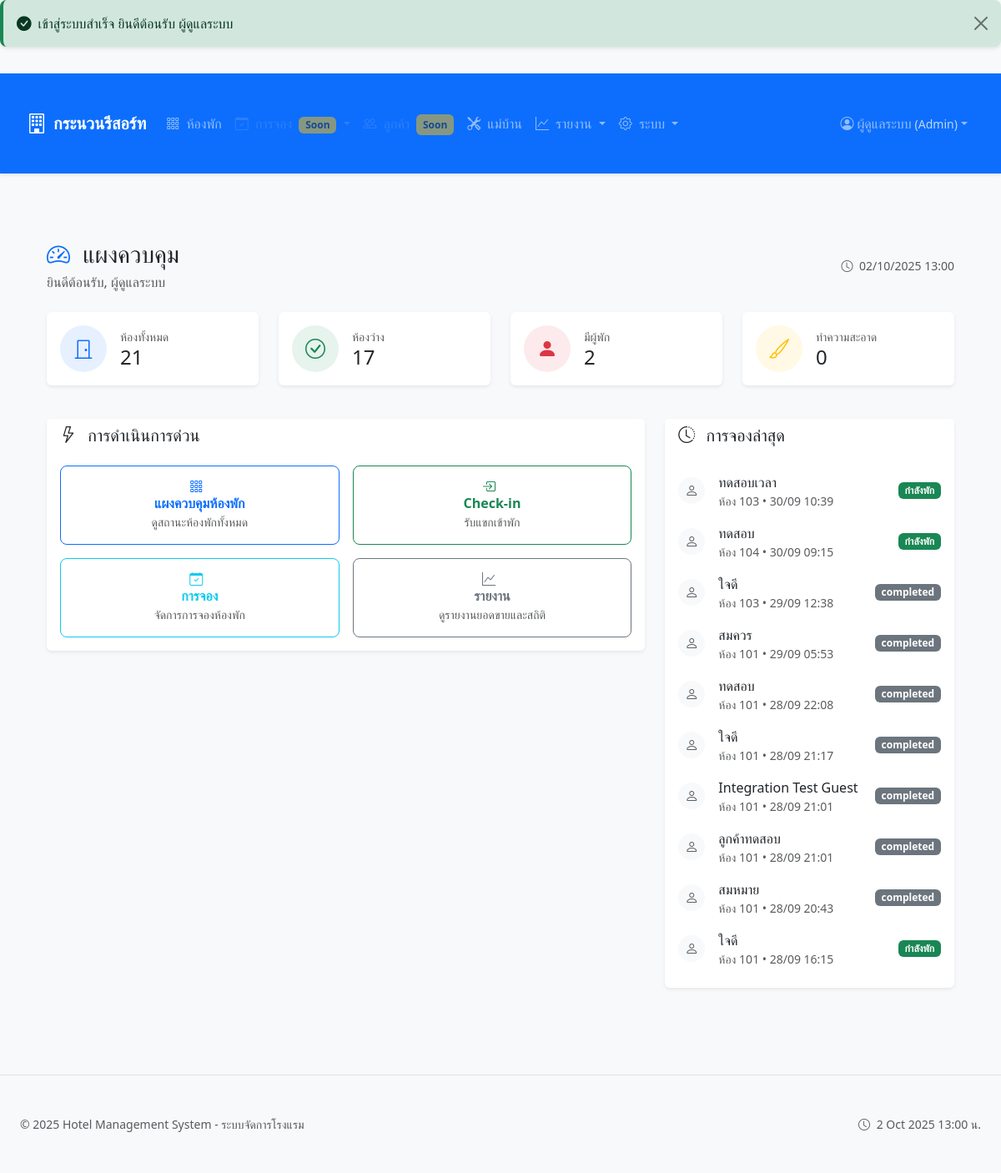
The page / (signed in) on the database its author committed.
### tables this page shows
CREATE TABLE `hotel_settings` (
  `id` int(10) UNSIGNED NOT NULL,
  `setting_key` varchar(255) NOT NULL,
  `setting_value` text DEFAULT NULL,
  `setting_type` enum('text','number','boolean','json') DEFAULT 'text',
  `description` text DEFAULT NULL,
  `created_at` timestamp NOT NULL DEFAULT current_timestamp(),
  `updated_by` int(10) UNSIGNED DEFAULT NULL,
  `updated_at` timestamp NOT NULL DEFAULT current_timestamp() ON UPDATE current_timestamp()
);

CREATE TABLE `bookings` (
  `id` int(10) UNSIGNED NOT NULL,
  `booking_code` varchar(20) DEFAULT NULL,
  `room_id` int(10) UNSIGNED NOT NULL,
  `guest_name` varchar(255) NOT NULL,
  `guest_phone` varchar(20) DEFAULT NULL,
  `guest_id_number` varchar(20) DEFAULT NULL,
  `guest_count` int(11) DEFAULT 1,
  `plan_type` enum('short','overnight') NOT NULL,
  `status` enum('active','completed','cancelled') DEFAULT 'active',
  `transfer_count` int(11) DEFAULT 0,
  `checkin_at` timestamp NOT NULL DEFAULT current_timestamp(),
  `checkout_at` timestamp NULL DEFAULT NULL,
  `base_amount` decimal(10,2) DEFAULT 0.00,
  `extra_amount` decimal(10,2) DEFAULT 0.00,
  `total_amount` decimal(10,2) DEFAULT 0.00,
  `payment_method` enum('cash','card','transfer') DEFAULT 'cash',
  `payment_status` enum('pending','paid','partial') DEFAULT 'pending',
  `notes` text DEFAULT NULL,
  `created_by` int(10) UNSIGNED NOT NULL,
  `created_at` timestamp NOT NULL DEFAULT current_timestamp(),
  `updated_at` timestamp NOT NULL DEFAULT current_timestamp() ON UPDATE current_timestamp()
);

CREATE TABLE `rooms` (
  `id` int(10) UNSIGNED NOT NULL,
  `room_number` varchar(10) NOT NULL,
  `room_type` enum('short','overnight') NOT NULL DEFAULT 'short',
  `status` enum('available','occupied','cleaning','maintenance') NOT NULL DEFAULT 'available',
  `floor` int(11) DEFAULT 1,
  `max_occupancy` int(11) DEFAULT 2,
  `amenities` text DEFAULT NULL,
  `notes` text DEFAULT NULL,
  `created_at` timestamp NOT NULL DEFAULT current_timestamp(),
  `updated_at` timestamp NOT NULL DEFAULT current_timestamp() ON UPDATE current_timestamp(),
  `last_transfer_date` datetime DEFAULT NULL
);

### dashboard.php (the view, shortened to what the rows shown need)
<?php
require_once __DIR__ . '/includes/helpers.php';
require_once __DIR__ . '/includes/auth.php';
try {
    $pdo = getDatabase();
    $stmt = $pdo->query("
        SELECT b.*, r.room_number, r.room_type
        FROM bookings b
        JOIN rooms r ON b.room_id = r.id
        ORDER BY b.created_at DESC
        LIMIT 10
    ");
    $recentBookings = $stmt->fetchAll();
} catch (Exception $e) {
    $roomStats = [];
    $totalRooms = 0;
    $recentBookings = [];
    $dashboardSummary = ['today' => [], 'room_status' => [], 'monthly_comparison' => []];
    $salesData = [];
    $occupancyReport = ['occupancy_by_date' => []];
}
require_once __DIR__ . '/templates/layout/header.php';
?>
<div class="container-fluid">
    <div class="row mb-4">
        <div class="col">
            <div class="d-flex justify-content-between align-items-center">
                <div>
                    <h1 class="h3 mb-1">
                        <i class="bi bi-speedometer2 text-primary me-2"></i>
                        แผงควบคุม
                    </h1>
                </div>
            </div>
        </div>
    </div>
    <div class="row">
        <div class="col-lg-4 mb-4">
            <div class="card border-0 shadow-sm">
                <div class="card-body">
                    <?php if (empty($recentBookings)): ?>
                        <div class="text-center py-3">
                            <i class="bi bi-inbox text-muted" style="font-size: 2rem;"></i>
                            <p class="text-muted mt-2 mb-0">ยังไม่มีการจอง</p>
                        </div>
                    <?php else: ?>
                        <div class="list-group list-group-flush">
                            <?php foreach ($recentBookings as $booking): ?>
                                <div class="list-group-item px-0 border-0">
                                    <div class="d-flex align-items-center">
                                        <div class="flex-shrink-0">
                                            <div class="bg-light rounded-circle p-2">
                                                <i class="bi bi-person text-muted"></i>
                                            </div>
                                        </div>
                                        <div class="flex-grow-1 ms-3">
                                            <div class="fw-medium"><?php echo htmlspecialchars($booking['guest_name']); ?></div>
                                            <small class="text-muted">
                                                ห้อง <?php echo htmlspecialchars($booking['room_number']); ?> •
                                                <?php echo format_datetime_thai($booking['created_at'], 'd/m H:i'); ?>
                                            </small>
                                        </div>
                                        <div class="flex-shrink-0">
                                            <span class="badge bg-<?php echo $booking['status'] === 'active' ? 'success' : 'secondary'; ?>">
                                                <?php echo $booking['status'] === 'active' ? 'กำลังพัก' : $booking['status']; ?>
                                            </span>
                                        </div>
                                    </div>
                                </div>
                            <?php endforeach; ?>
                        </div>
                    <?php endif; ?>
                </div>
            </div>
        </div>
    </div>
</div>
<?php require_once __DIR__ . '/templates/layout/footer.php'; ?>

### templates/partials/navbar.php (shortened to what the rows shown need)
<?php
$currentUser = currentUser();
$isLoggedIn = isLoggedIn();
$userRole = $currentUser['role'] ?? null;
$currentRoute = $_GET['r'] ?? 'home';
$hotelName = 'Hotel Management';
try {
    if (function_exists('getDatabase')) {
        $pdo = getDatabase();
        $stmt = $pdo->query("SELECT setting_value FROM hotel_settings WHERE setting_key = 'hotel_name' LIMIT 1");
        $result = $stmt->fetch();
        if ($result && !empty($result['setting_value'])) {
            $hotelName = $result['setting_value'];
        }
    }
} catch (Exception $e) {
}
?>
<nav class="navbar navbar-expand-lg navbar-dark bg-primary sticky-top shadow-sm">
    <div class="container-fluid">
        <a class="navbar-brand d-flex align-items-center" href="<?php echo $GLOBALS['baseUrl'] ?? '/hotel-app'; ?>/?r=home">
            <i class="bi bi-building me-2 fs-4"></i>
            <span class="fw-bold d-none d-sm-inline"><?php echo htmlspecialchars($hotelName); ?></span>
        </a>
        <div class="collapse navbar-collapse" id="navbarMain">
            <?php if ($isLoggedIn): ?>
                <ul class="navbar-nav me-auto">
                    <li class="nav-item">
                        <a class="nav-link <?php echo str_starts_with($currentRoute, 'rooms') ? 'active' : ''; ?>"
                           href="<?php echo $GLOBALS['baseUrl']; ?>/?r=rooms.board">
                            <i class="bi bi-grid-3x3-gap me-1"></i>
                            <span>ห้องพัก</span>
                        </a>
                    </li>
                    <li class="nav-item dropdown">
                        <a class="nav-link dropdown-toggle disabled opacity-50"
                           href="#" id="navbarBookings" role="button" data-bs-toggle="dropdown" aria-expanded="false"
                           title="ฟีเจอร์นี้อยู่ระหว่างการพัฒนา">
                            <i class="bi bi-calendar-check me-1"></i>
                            <span>การจอง</span>
                            <small class="badge bg-warning text-dark ms-1">Soon</small>
                        </a>
                    </li>
                    <?php if (has_permission($userRole, ['reception', 'admin'])): ?>
                    <li class="nav-item">
                        <a class="nav-link disabled opacity-50"
                           href="#" title="ฟีเจอร์นี้อยู่ระหว่างการพัฒนา">
                            <i class="bi bi-people me-1"></i>
                            <span class="d-none d-md-inline">ลูกค้า</span>
                            <small class="badge bg-warning text-dark ms-1 d-none d-lg-inline">Soon</small>
                        </a>
                    </li>
                    <?php endif; ?>
                    <?php if (has_permission($userRole, ['housekeeping', 'admin'])): ?>
                    <li class="nav-item">
                        <a class="nav-link <?php echo str_starts_with($currentRoute, 'housekeeping') ? 'active' : ''; ?>"
                           href="<?php echo $GLOBALS['baseUrl']; ?>/?r=housekeeping.jobs">
                            <i class="bi bi-tools me-1"></i>
                            <span class="d-none d-lg-inline">แม่บ้าน</span>
                        </a>
                    </li>
                    <?php endif; ?>
                    <?php if (has_permission($userRole, ['reception', 'admin'])): ?>
                    <li class="nav-item dropdown">
                        <a class="nav-link dropdown-toggle <?php echo str_starts_with($currentRoute, 'reports') ? 'active' : ''; ?>"
                           href="#" id="navbarReports" role="button" data-bs-toggle="dropdown" aria-expanded="false">
                            <i class="bi bi-graph-up me-1"></i>
                            <span class="d-none d-lg-inline">รายงาน</span>
                        </a>
                    </li>
                    <?php endif; ?>
                    <?php if (has_permission($userRole, ['admin'])): ?>
                    <li class="nav-item dropdown">
                        <a class="nav-link dropdown-toggle <?php echo str_starts_with($currentRoute, 'admin') || str_starts_with($currentRoute, 'system') ? 'active' : ''; ?>"
                           href="#" id="navbarAdmin" role="button" data-bs-toggle="dropdown" aria-expanded="false">
                            <i class="bi bi-gear me-1"></i>
                            <span class="d-none d-xl-inline">ระบบ</span>
                        </a>
                    </li>
                    <?php endif; ?>
                </ul>
                <ul class="navbar-nav">
                    <li class="nav-item dropdown">
                        <a class="nav-link dropdown-toggle d-flex align-items-center" href="#" id="navbarUser" role="button" data-bs-toggle="dropdown" aria-expanded="false">
                            <i class="bi bi-person-circle me-1"></i>
                            <span class="d-none d-sm-inline">
                                <?php echo htmlspecialchars($currentUser['full_name'] ?? $currentUser['username']); ?>
                            </span>
                            <small class="text-light opacity-75 ms-1 d-none d-md-inline">
                                (<?php echo ucfirst($userRole); ?>)
                            </small>
                        </a>
                    </li>
                </ul>
            <?php endif; ?>
        </div>
    </div>
</nav>

### rows shown on the page
hotel_settings: setting_value "กระนวนรีสอร์ท"
bookings: guest_name "ทดสอบเวลา", room.room_number "103", created_at "30/09 10:39", status "กำลังพัก"
bookings: guest_name "ทดสอบ", room.room_number "104", created_at "30/09 09:15", status "กำลังพัก"
bookings: guest_name "ใจดี", room.room_number "103", created_at "29/09 12:38", status "completed"
bookings: guest_name "สมควร", room.room_number "101", created_at "29/09 05:53", status "completed"
bookings: guest_name "ทดสอบ", room.room_number "101", created_at "28/09 22:08", status "completed"
bookings: guest_name "ใจดี", room.room_number "101", created_at "28/09 21:17", status "completed"
bookings: guest_name "Integration Test Guest", room.room_number "101", created_at "28/09 21:01", status "completed"
bookings: guest_name "ลูกค้าทดสอบ", room.room_number "101", created_at "28/09 21:01", status "completed"
bookings: guest_name "สมหมาย", room.room_number "101", created_at "28/09 20:43", status "completed"
bookings: guest_name "ใจดี", room.room_number "101", created_at "28/09 16:15", status "กำลังพัก"

### other values the page prints
$message "เข้าสู่ระบบสำเร็จ ยินดีต้อนรับ ผู้ดูแลระบบ"
$currentUser['full_name'] "ผู้ดูแลระบบ"
$userRole "Admin"
$totalRooms "21"
$roomStats['available'] "17"
$roomStats['occupied'] "2"
$roomStats['cleaning'] "0"
